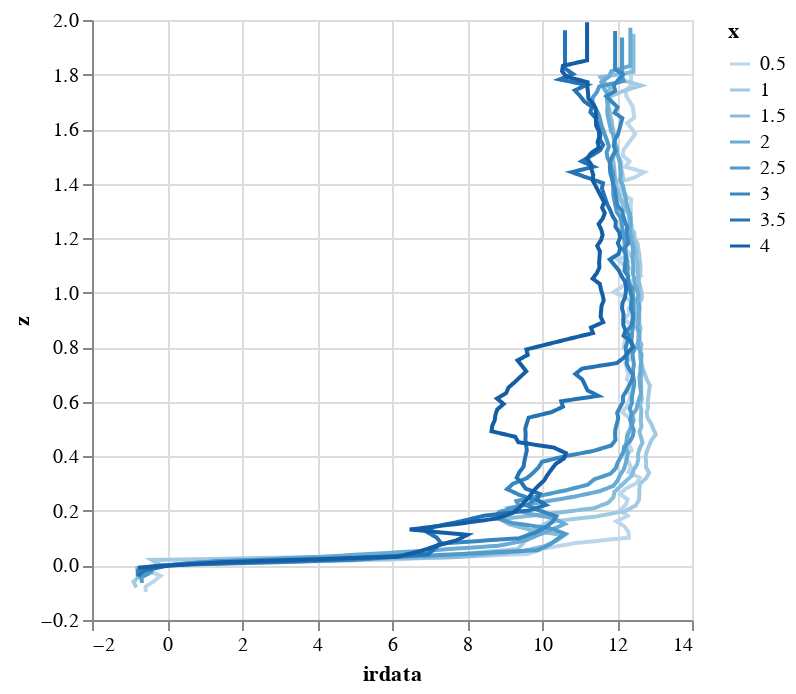

Notebook cell for this chart:
### Code cell
src = df_adjusted.reset_index()
alt.Chart(
    src
).mark_line().encode(
    alt.X('irdata:Q'),
    alt.Y('z:Q'),
    alt.Color('x:O'),
    order='z:Q',
    tooltip='x'
).properties(width = 300, height = 300)

### Figure 1 — Vega-Lite specification as saved in the notebook (floating-point values rounded to 4 significant figures; data arrays with more than 128 entries replaced by an {"elided": "..."} marker saying what was removed)
{"config": {"view": {"continuousWidth": 300, "continuousHeight": 300}}, "data": {"name": "data-706fae22623e3da91511f2f6592e4c27"}, "mark": {"type": "line"}, "encoding": {"color": {"field": "x", "type": "ordinal"}, "order": {"field": "z", "type": "quantitative"}, "tooltip": {"field": "x", "type": "quantitative"}, "x": {"field": "irdata", "type": "quantitative"}, "y": {"field": "z", "type": "quantitative"}}, "height": 300, "width": 300, "$schema": "https://vega.github.io/schema/vega-lite/v5.20.1.json", "datasets": {"data-706fae22623e3da91511f2f6592e4c27": {"elided": "8008 records"}}}
